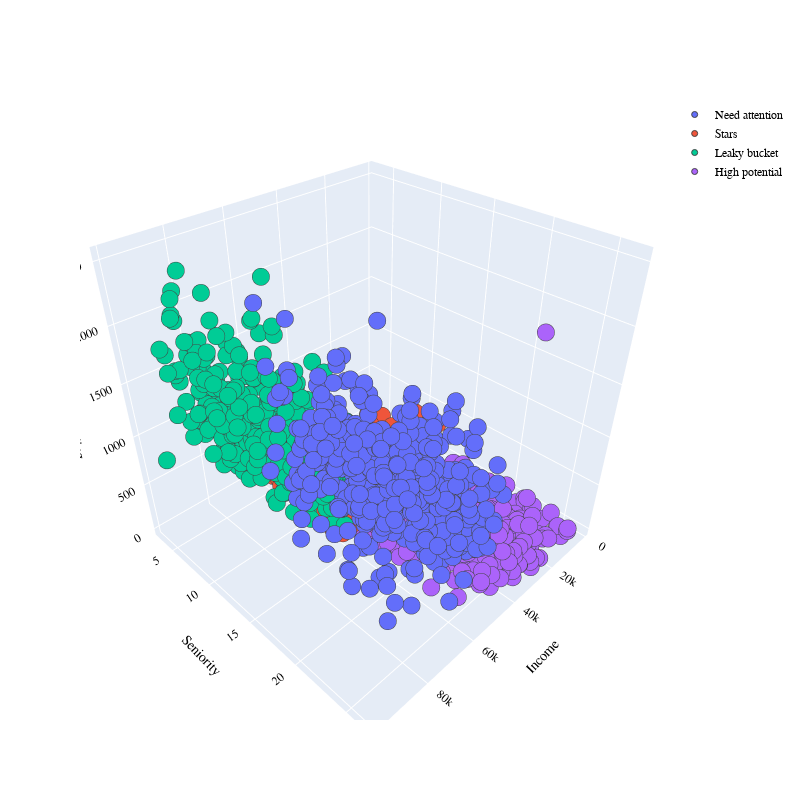

This figure's notebook cell:
### Code cell
PLOT = go.Figure()
for C in list(data.Cluster.unique()):
    

    PLOT.add_trace(go.Scatter3d(x = data[data.Cluster == C]['Income'],
                                y = data[data.Cluster == C]['Seniority'],
                                z = data[data.Cluster == C]['Spending'],                        
                                mode = 'markers',marker_size = 6, marker_line_width = 1,
                                name = str(C)))
PLOT.update_traces(hovertemplate='Income: %{x} <br>Seniority: %{y} <br>Spending: %{z}')

    
PLOT.update_layout(width = 800, height = 800, autosize = True, showlegend = True,
                   scene = dict(xaxis=dict(title = 'Income', titlefont_color = 'black'),
                                yaxis=dict(title = 'Seniority', titlefont_color = 'black'),
                                zaxis=dict(title = 'Spending', titlefont_color = 'black')),
                   font = dict(family = "Gilroy", color  = 'black', size = 12))

### Figure 1 — Plotly figure (JSON) as saved in the notebook; plotly's stock layout.template omitted (floating-point values rounded to 4 significant figures; data arrays with more than 128 entries replaced by an {"elided": "..."} marker saying what was removed)
{"data": [{"hovertemplate": "Income: %{x} <br>Seniority: %{y} <br>Spending: %{z}", "marker": {"line": {"width": 1}, "size": 6}, "mode": "markers", "name": "Need attention", "type": "scatter3d", "x": {"elided": "527 int values"}, "y": {"elided": "527 float values"}, "z": {"elided": "527 int values"}}, {"hovertemplate": "Income: %{x} <br>Seniority: %{y} <br>Spending: %{z}", "marker": {"line": {"width": 1}, "size": 6}, "mode": "markers", "name": "Stars", "type": "scatter3d", "x": {"elided": "630 int values"}, "y": {"elided": "630 float values"}, "z": {"elided": "630 int values"}}, {"hovertemplate": "Income: %{x} <br>Seniority: %{y} <br>Spending: %{z}", "marker": {"line": {"width": 1}, "size": 6}, "mode": "markers", "name": "Leaky bucket", "type": "scatter3d", "x": {"elided": "453 int values"}, "y": {"elided": "453 float values"}, "z": {"elided": "453 int values"}}, {"hovertemplate": "Income: %{x} <br>Seniority: %{y} <br>Spending: %{z}", "marker": {"line": {"width": 1}, "size": 6}, "mode": "markers", "name": "High potential", "type": "scatter3d", "x": {"elided": "582 int values"}, "y": {"elided": "582 float values"}, "z": {"elided": "582 int values"}}], "layout": {"autosize": true, "font": {"color": "black", "family": "Gilroy", "size": 12}, "height": 800, "scene": {"xaxis": {"title": {"font": {"color": "black"}, "text": "Income"}}, "yaxis": {"title": {"font": {"color": "black"}, "text": "Seniority"}}, "zaxis": {"title": {"font": {"color": "black"}, "text": "Spending"}}}, "showlegend": true, "width": 800}}
